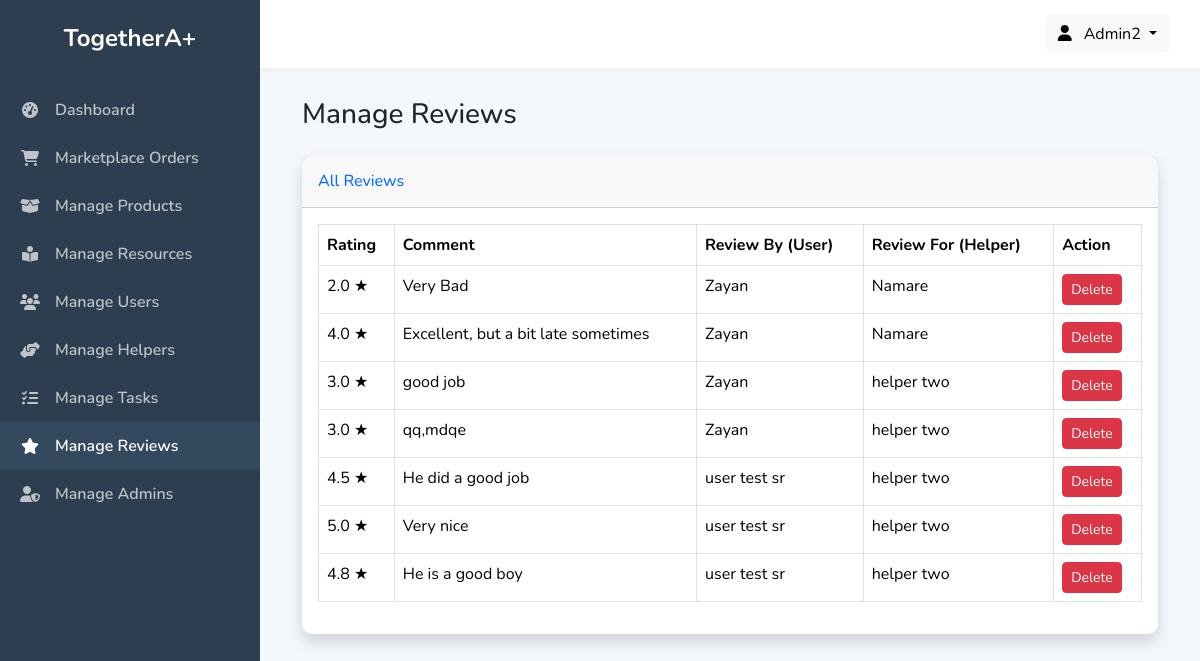
/admin_panel/manage_reviews.php (signed in), run on the app's committed database.
### tables this page shows
CREATE TABLE `reviews` (
  `review_id` int NOT NULL AUTO_INCREMENT,
  `user_id` int NOT NULL,
  `helper_id` int NOT NULL,
  `hiring_id` int NOT NULL,
  `comment` text,
  `created_at` timestamp NULL DEFAULT CURRENT_TIMESTAMP,
  `rating` decimal(3,2) DEFAULT NULL,
  PRIMARY KEY (`review_id`),
  KEY `user_id` (`user_id`),
  KEY `helper_id` (`helper_id`),
  KEY `hiring_id` (`hiring_id`),
  CONSTRAINT `reviews_ibfk_1` FOREIGN KEY (`user_id`) REFERENCES `users` (`user_id`),
  CONSTRAINT `reviews_ibfk_2` FOREIGN KEY (`helper_id`) REFERENCES `helpers` (`helper_id`),
  CONSTRAINT `reviews_ibfk_3` FOREIGN KEY (`hiring_id`) REFERENCES `hiring_records` (`hiring_id`)
);

CREATE TABLE `users` (
  `user_id` int NOT NULL AUTO_INCREMENT,
  `name` varchar(255) NOT NULL,
  `email` varchar(255) NOT NULL,
  `profile_photo` text,
  `password_hash` varchar(255) NOT NULL,
  `phone_number` varchar(15) DEFAULT NULL,
  `address` text,
  `user_type` enum('disabled_individual','family_member','caretaker') NOT NULL,
  `created_at` timestamp NULL DEFAULT CURRENT_TIMESTAMP,
  `updated_at` timestamp NULL DEFAULT CURRENT_TIMESTAMP ON UPDATE CURRENT_TIMESTAMP,
  `verification_status` enum('pending','verified','rejected') DEFAULT 'pending',
  `verified_by` int DEFAULT NULL,
  `status` enum('active','suspended','deactivated') DEFAULT 'active',
  PRIMARY KEY (`user_id`),
  UNIQUE KEY `email` (`email`),
  KEY `verified_by` (`verified_by`),
  CONSTRAINT `users_ibfk_1` FOREIGN KEY (`verified_by`) REFERENCES `admins` (`admin_id`)
);

CREATE TABLE `helpers` (
  `helper_id` int NOT NULL AUTO_INCREMENT,
  `name` varchar(255) NOT NULL,
  `email` varchar(255) NOT NULL,
  `password_hash` varchar(255) NOT NULL,
  `phone_number` varchar(15) DEFAULT NULL,
  `address` text,
  `skills` text,
  `rating` decimal(3,2) DEFAULT '0.00',
  `profile_photo` text,
  `created_at` timestamp NULL DEFAULT CURRENT_TIMESTAMP,
  `updated_at` timestamp NULL DEFAULT CURRENT_TIMESTAMP ON UPDATE CURRENT_TIMESTAMP,
  `verification_status` enum('pending','verified','rejected') DEFAULT 'pending',
  `verified_by` int DEFAULT NULL,
  `status` enum('active','suspended','deactivated') DEFAULT 'active',
  PRIMARY KEY (`helper_id`),
  UNIQUE KEY `email` (`email`),
  KEY `verified_by` (`verified_by`),
  CONSTRAINT `helpers_ibfk_1` FOREIGN KEY (`verified_by`) REFERENCES `admins` (`admin_id`)
);

### admin_panel/manage_reviews.php (the view, shortened to what this page needs)
<?php
include 'admin_header.php';
$query = "SELECT r.review_id, r.rating, r.comment, u.name as user_name, h.name as helper_name
          FROM reviews r
          JOIN users u ON r.user_id = u.user_id
          JOIN helpers h ON r.helper_id = h.helper_id
          ORDER BY r.created_at DESC";
$result = $conn->query($query);
?>
<div class="container-fluid">
    <h1 class="h3 mb-4 text-gray-800">Manage Reviews</h1>
    <div class="card shadow mb-4">
        <div class="card-header py-3"><h6 class="m-0 font-weight-bold text-primary">All Reviews</h6></div>
        <div class="card-body">
            <div class="table-responsive">
                <table class="table table-bordered">
                    <thead><tr><th>Rating</th><th>Comment</th><th>Review By (User)</th><th>Review For (Helper)</th><th>Action</th></tr></thead>
                    <tbody>
                        <?php while($row = $result->fetch_assoc()): ?>
                        <tr>
                            <td><?php echo number_format($row['rating'], 1); ?> ★</td>
                            <td><?php echo htmlspecialchars($row['comment']); ?></td>
                            <td><?php echo htmlspecialchars($row['user_name']); ?></td>
                            <td><?php echo htmlspecialchars($row['helper_name']); ?></td>
                            <td>
                                <form method="POST" onsubmit="return confirm('Delete this review?');">
                                    <button type="submit" name="delete_review" class="btn btn-danger btn-sm">Delete</button>
                                </form>
                            </td>
                        </tr>
                        <?php endwhile; ?>
                    </tbody>
                </table>
            </div>
        </div>
    </div>
</div>
<?php include 'admin_footer.php'; ?>

### admin_panel/admin_header.php (style rules this page uses)
:root { --sidebar-bg: #2c3e50; --sidebar-hover: #34495e; --sidebar-text: #bdc3c7; --sidebar-text-active: #ffffff; --main-bg: #f4f7fc; }
body { font-family: 'Nunito', sans-serif; background-color: var(--main-bg); }
.card { border: none; border-radius: 10px; box-shadow: 0 4px 6px rgba(0,0,0,0.05); }

### data on the page
reviews: rating "2.0", comment "Very Bad", user.name "Zayan", helper.name "Namare"
reviews: rating "4.0", comment "Excellent, but a bit late sometimes", user.name "Zayan", helper.name "Namare"
reviews: rating "3.0", comment "good job", user.name "Zayan", helper.name "helper two"
reviews: rating "3.0", comment "qq,mdqe", user.name "Zayan", helper.name "helper two"
reviews: rating "4.5", comment "He did a good job", user.name "user test sr", helper.name "helper two"
reviews: rating "5.0", comment "Very nice", user.name "user test sr", helper.name "helper two"
reviews: rating "4.8", comment "He is a good boy", user.name "user test sr", helper.name "helper two"

### other printed values
$current_admin_name "Admin2"
